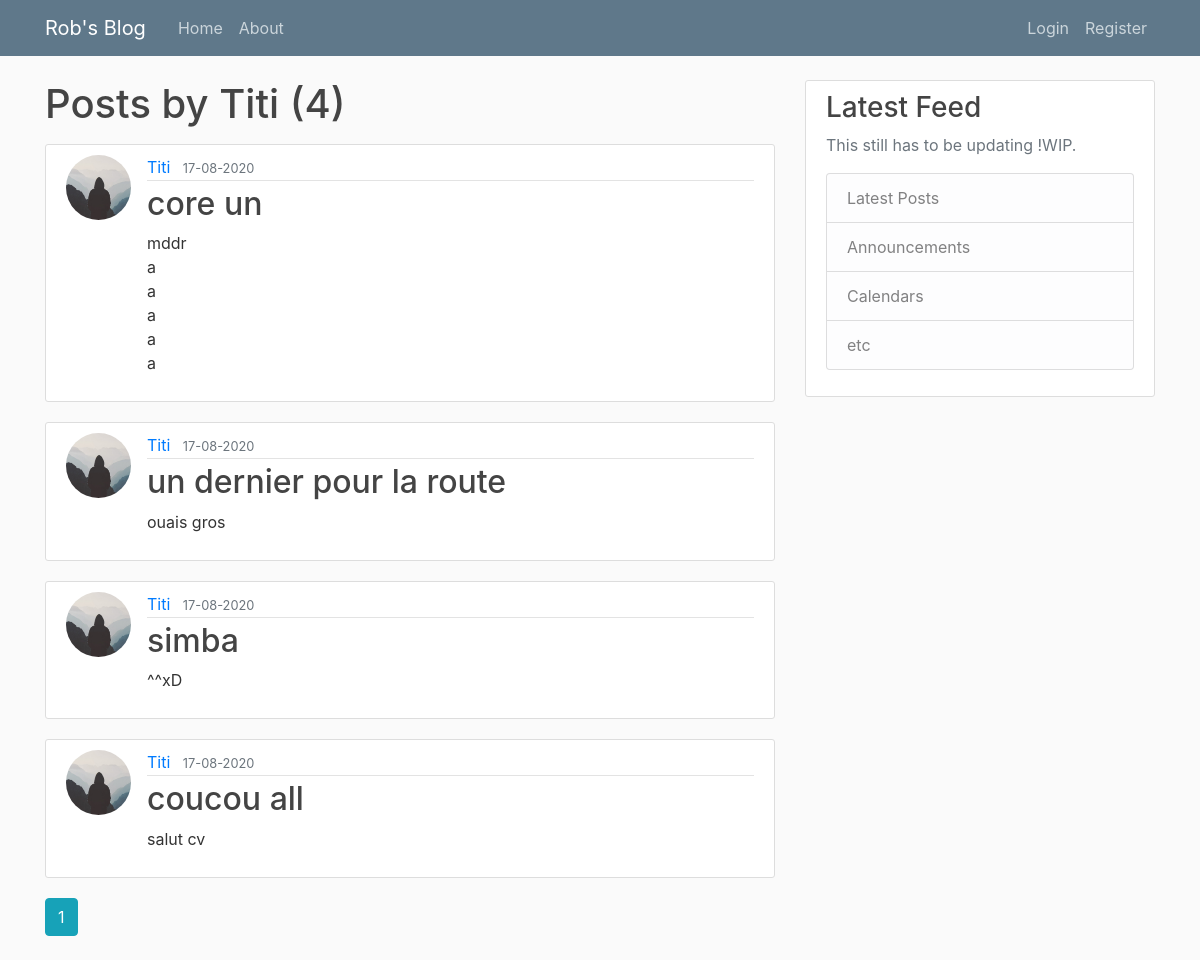
/user/Titi, run on the app's committed database.
### flaskblog/models.py (models this page shows, shortened)
class User(db.Model, UserMixin):
    id = db.Column(db.Integer, primary_key=True)
    username = db.Column(db.String(20), unique=True, nullable=False)
    email = db.Column(db.String(120), unique=True, nullable=False)
    image_file = db.Column(db.String(20), nullable=False, default='default.jpg')
    password = db.Column(db.String(60), nullable=False)
    posts = db.relationship('Post', backref='author', lazy=True)

class Post(db.Model):
    id = db.Column(db.Integer, primary_key=True)
    title = db.Column(db.String(100), nullable=False)
    date_posted = db.Column(db.DateTime, nullable=False, default=datetime.utcnow)
    content = db.Column(db.Text, nullable=False)
    user_id = db.Column(db.Integer, db.ForeignKey('user.id'), nullable=False)

### flaskblog/users/routes.py (the view)
@users.route('/user/<string:username>')
def user_posts(username):
    page = request.args.get('page', 1, type=int)
    user = User.query.filter_by(username=username).first_or_404()
    posts = Post.query.filter_by(author=user)\
        .order_by(Post.date_posted.desc())\
        .paginate(page=page, per_page=5)
    return render_template('user_posts.html', posts=posts, user=user)

### flaskblog/templates/user_posts.html
{% extends 'layout.html' %}
{% block content %}
    <h1 class="mb-3">Posts by {{ user.username }} ({{ posts.total }})</h1>
    {% for post in posts.items %}
        <article class="media content-section">
            <img class="rounded-circle article-img" src="{{ url_for('static', filename='profile_pics/' + post.author.image_file) }}">
            <div class="media-body">
            <div class="article-metadata">
              <a class="mr-2" href="{{ url_for('users.user_posts', username=post.author.username) }}">{{ post.author.username }}</a>
              <small class="text-muted">{{ post.date_posted.strftime('%d-%m-%Y') }}</small>
            </div>
            <h2><a class="article-title" href="{{ url_for('posts.post', post_id=post.id) }}">{{ post.title }}</a></h2>
            <p class="article-content">{{ post.content }}</p>
            </div>
        </article>
    {% endfor %}
    {% for page_num in posts.iter_pages(left_edge=1, right_edge=1, left_current=1, right_current=2) %}
        {% if page_num %}
            {% if posts.page == page_num %}
                <a class="btn btn-info mb-4" href=""{{ url_for('users.user_posts', username=user.username, page=page_num) }}>{{ page_num }}</a>
            {% else %}
                <a class="btn btn-outline-info mb-4" href=""{{ url_for('users.user_posts', username=user.username, page=page_num) }}>{{ page_num }}</a>
            {% endif %}
        {% else %}
            ...
        {% endif %}
    {% endfor %}
{% endblock content %}

### flaskblog/static/main.css (style rules this page uses)
body { background: #fafafa; color: #333333; margin-top: 5rem; }
h1, h2, h3, h4, h5, h6 { color: #444444; }
.content-section { background: #ffffff; padding: 10px 20px; border: 1px solid #dddddd; border-radius: 3px; margin-bottom: 20px; }
.article-title { color: #444444; }
.article-content { white-space: pre-line; }
.article-img { height: 65px; width: 65px; margin-right: 16px; }
.article-metadata { padding-bottom: 1px; margin-bottom: 4px; border-bottom: 1px solid #e3e3e3 }

### data on the page
User: username "Titi"
Post: image_file (placeholder picture), author.username "Titi", date_posted "17-08-2020", title "core un", content "mddr a a a a a"
Post: image_file (placeholder picture), author.username "Titi", date_posted "17-08-2020", title "un dernier pour la route", content "ouais gros"
Post: image_file (placeholder picture), author.username "Titi", date_posted "17-08-2020", title "simba", content "^^xD"
Post: image_file (placeholder picture), author.username "Titi", date_posted "17-08-2020", title "coucou all", content "salut cv"

### other printed values
{{ posts.total }} "4"
{{ page_num }} "1"
